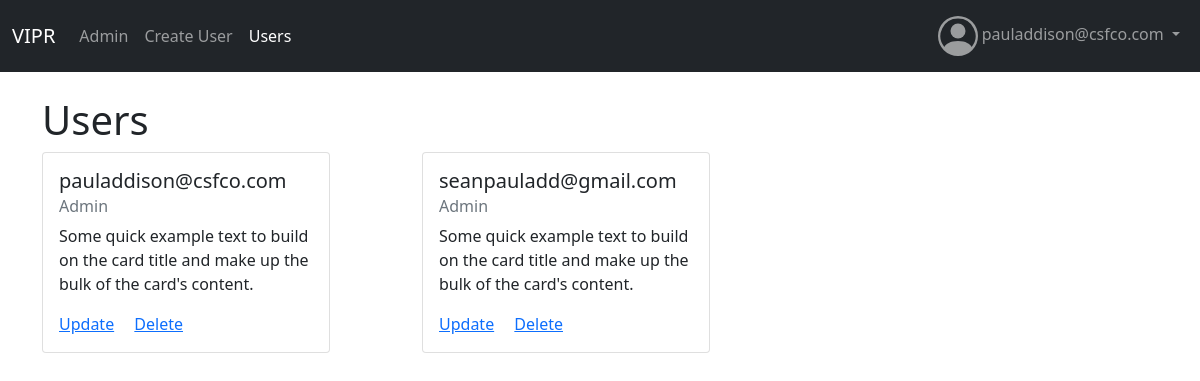
The page /user_list (signed in) on the database its author committed.
### user_app/models.py (models this page shows, shortened)
class User(AbstractBaseUser):
	id = models.BigAutoField(primary_key=True)
	email = models.EmailField(
		verbose_name='email address',
		max_length=255,
		unique=True,
	)
	is_active = models.BooleanField(default=True)
	staff = models.BooleanField(default=False) # a admin user; non super-user
	admin = models.BooleanField(default=False) # a superuser
	role = models.CharField(max_length=255)
	USERNAME_FIELD = 'email'
	REQUIRED_FIELDS = [] # Email & Password are required by default.
	objects = UserManager()

### user_app/views.py (the view)
# urls.py: path('user_list', user_list.as_view(), name="user_list"),
class user_list(ListView):
	model = User
	template_name = "user_list.html"

### user_app/templates/user_app/user_list.html
{% extends 'user_app/base.html' %}
{% block content %}
<h1>Users</h1>
<div class="row row-cols-1 row-cols-md-3 g-4">
	{% for user in object_list %}
	<div class="col">
	<div class="card" style="width: 18rem;">
		<div class="card-body">
			<h5 class="card-title">{{user.email}}</h5>
			<h6 class="card-subtitle mb-2 text-muted">{{user.role}}</h6>
			<p class="card-text">Some quick example text to build on the card title and make up the bulk of the card's content.</p>
			<a href="{% url 'update_user' user.id %}" class="card-link">Update</a>
			<a href="#" class="card-link">Delete</a>
		</div>
	</div>
	</div>
	{% endfor %}
</div>
{% endblock %}

### user_app/templates/user_app/admin_navbar.html (shortened to what this page needs)
<nav class="navbar navbar-expand-lg navbar-dark bg-dark">
  <div class="container-fluid">
    <a class="navbar-brand" href="#">VIPR</a>
    <div class="collapse navbar-collapse" id="navbar">
      <ul class="navbar-nav me-auto mb-2 mb-lg-0">
        <li class="nav-item">
          <a class="nav-link{% if request.resolver_match.url_name == 'admin_area' %} active{% endif %}" href="{% url 'admin_area' %}">Admin</a>
        </li>
        <li class="nav-item">
          <a class="nav-link{% if request.resolver_match.url_name == 'register_user' %} active{% endif %}" href="{% url 'register_user' %}">Create User</a>
        </li>
        <li class="nav-item">
          <a class="nav-link{% if request.resolver_match.url_name == 'user_list' %} active{% endif %}" href="{% url 'user_list' %}">Users</a>
        </li>
      </ul>
        {% if user.is_authenticated %}
        <ul class="navbar-nav">
        <li class="nav-item dropdown">
          <a class="nav-link dropdown-toggle" href="#" id="navbarDropdown" role="button" data-bs-toggle="dropdown" aria-expanded="false">
           {{ user.email }}
          </a>
        </li>
      </ul>
        {% else %}
          <a class="nav-link" href="{% url 'login' %}">Login</a>
        {% endif %}
    </div>
  </div>
</nav>

### rows shown on the page
User: email "pauladdison@csfco.com", role "Admin"
User: email "seanpauladd@gmail.com", role "Admin"
